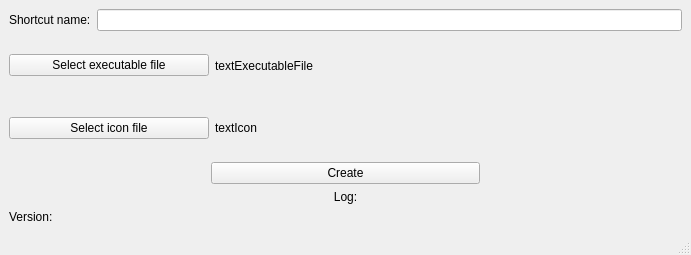
<?xml version="1.0" encoding="UTF-8"?>
<ui version="4.0">
 <class>MainWindow</class>
 <widget class="QMainWindow" name="MainWindow">
  <property name="enabled">
   <bool>true</bool>
  </property>
  <property name="geometry">
   <rect>
    <x>0</x>
    <y>0</y>
    <width>691</width>
    <height>255</height>
   </rect>
  </property>
  <property name="sizePolicy">
   <sizepolicy hsizetype="Fixed" vsizetype="Fixed">
    <horstretch>0</horstretch>
    <verstretch>0</verstretch>
   </sizepolicy>
  </property>
  <property name="minimumSize">
   <size>
    <width>691</width>
    <height>255</height>
   </size>
  </property>
  <property name="maximumSize">
   <size>
    <width>16777215</width>
    <height>2000</height>
   </size>
  </property>
  <property name="windowTitle">
   <string>Create new shortcut</string>
  </property>
  <property name="windowIcon">
   <iconset>
    <normaloff>shortcut.ico</normaloff>shortcut.ico</iconset>
  </property>
  <widget class="QWidget" name="centralwidget">
   <layout class="QVBoxLayout" name="verticalLayout_2">
    <item>
     <layout class="QHBoxLayout" name="horizontalLayout_2">
      <item>
       <widget class="QLabel" name="labelShortcutName">
        <property name="text">
         <string>Shortcut name:</string>
        </property>
       </widget>
      </item>
      <item>
       <widget class="QLineEdit" name="textLauncherName"/>
      </item>
     </layout>
    </item>
    <item>
     <layout class="QHBoxLayout" name="horizontalLayout" stretch="30,70">
      <item>
       <widget class="QPushButton" name="buttonExeFile">
        <property name="text">
         <string>Select executable file</string>
        </property>
       </widget>
      </item>
      <item>
       <widget class="QLabel" name="textExecutableFile">
        <property name="text">
         <string>textExecutableFile</string>
        </property>
       </widget>
      </item>
     </layout>
    </item>
    <item>
     <layout class="QHBoxLayout" name="horizontalLayout_3" stretch="30,70">
      <item>
       <widget class="QPushButton" name="buttonIcon">
        <property name="text">
         <string>Select icon file</string>
        </property>
        <property name="iconSize">
         <size>
          <width>40</width>
          <height>40</height>
         </size>
        </property>
       </widget>
      </item>
      <item>
       <widget class="QLabel" name="textIcon">
        <property name="text">
         <string>textIcon</string>
        </property>
       </widget>
      </item>
     </layout>
    </item>
    <item>
     <layout class="QVBoxLayout" name="verticalLayout">
      <item>
       <layout class="QHBoxLayout" name="horizontalLayout_4" stretch="30,40,30">
        <item>
         <spacer name="horizontalSpacer">
          <property name="orientation">
           <enum>Qt::Horizontal</enum>
          </property>
          <property name="sizeHint" stdset="0">
           <size>
            <width>40</width>
            <height>20</height>
           </size>
          </property>
         </spacer>
        </item>
        <item>
         <widget class="QPushButton" name="buttonCreate">
          <property name="text">
           <string>Create</string>
          </property>
         </widget>
        </item>
        <item>
         <spacer name="horizontalSpacer_2">
          <property name="orientation">
           <enum>Qt::Horizontal</enum>
          </property>
          <property name="sizeHint" stdset="0">
           <size>
            <width>40</width>
            <height>20</height>
           </size>
          </property>
         </spacer>
        </item>
       </layout>
      </item>
      <item>
       <widget class="QLabel" name="labelLog">
        <property name="text">
         <string>Log:</string>
        </property>
        <property name="alignment">
         <set>Qt::AlignCenter</set>
        </property>
       </widget>
      </item>
      <item>
       <widget class="QLabel" name="labelVersionInfo">
        <property name="text">
         <string>Version:</string>
        </property>
       </widget>
      </item>
     </layout>
    </item>
   </layout>
  </widget>
  <widget class="QMenuBar" name="menubar">
   <property name="geometry">
    <rect>
     <x>0</x>
     <y>0</y>
     <width>691</width>
     <height>22</height>
    </rect>
   </property>
  </widget>
  <widget class="QStatusBar" name="statusbar"/>
 </widget>
 <resources/>
 <connections/>
</ui>
